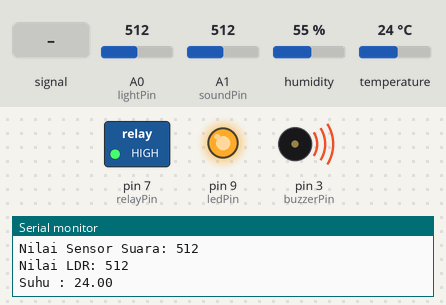
A sketch run on a simulated Arduino Mega 2560, built with avr-gcc and run on an emulated ATmega2560. On the bench: switched loads named in the sketch (green lamp = pin HIGH), output pins drawn as LEDs (lit = HIGH), buzzer (waves = sounding, pin HIGH), the last lines printed to the serial monitor. The test bench sets the inputs (shaded band); at power-on: temperature 24 °C, A0 (lightPin) = 512, A1 (soundPin) = 512, humidity 55 %.

Above: at 1.2 s.
1.3 s: A1 (soundPin) fed a 200 Hz sine of ±460 counts around its level
At 6.9 s:
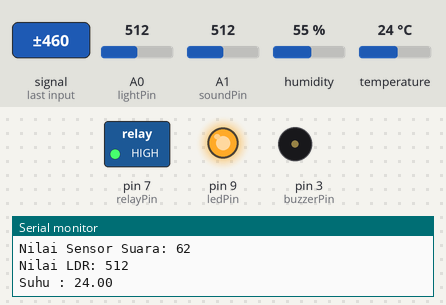
7.3 s: temperature set to 26 °C
9.6 s: temperature set to 29 °C
At 10.6 s:
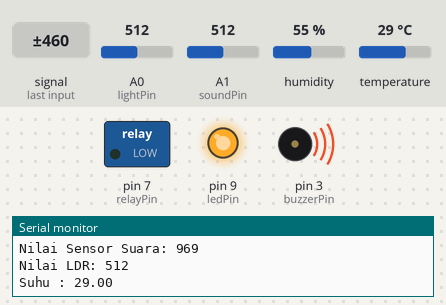
15.6 s: A0 (lightPin) set to 483
At 19.4 s:
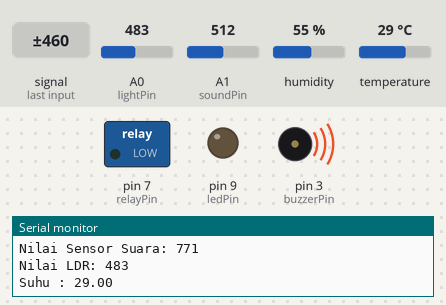
19.7 s: temperature set to 12 °C
At 20.7 s:
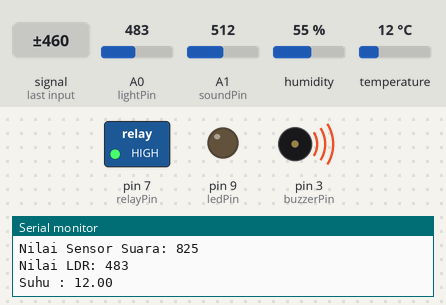
25.7 s: temperature set to 28 °C
At 26.9 s:
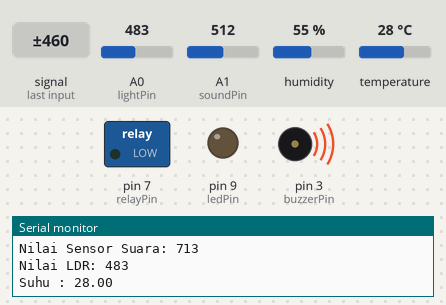
Timing chart, 0 to 28.7 s (numbered marks = the images above; inputs shaded):
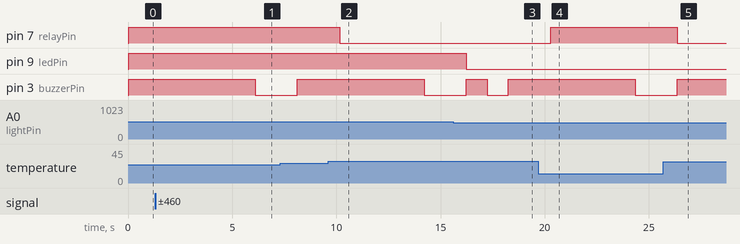

The sketch:

code_sistan_Kel05.ino
```cpp
#include <Adafruit_Sensor.h>
#include <DHT.h>
#include <DHT_U.h>

//#include <DHT.h>         // Library untuk sensor suhu DHT
#define DHTPIN 2           // Pin data sensor suhu terhubung ke pin 2 Arduino Mega
#define DHTTYPE DHT11      // Tipe sensor suhu (DHT11 atau DHT22)
DHT dht(DHTPIN, DHTTYPE);  // Inisialisasi objek sensor suhu DHT

const int lightPin = A0;   // Pin sensor cahaya terhubung ke pin analog A0
const int soundPin = A1;   // Pin sensor suara terhubung ke pin analog A1
const int relayPin = 7;    // Pin relay terhubung ke pin digital 7
const int buzzerPin = 3;   // Pin buzzer terhubung ke pin digital 8
const int ledPin = 9;      // Pin LED merah terhubung ke pin digital 9
const int suhu = 13;

void suara(int soundValue){
  if(soundValue > 200){
    digitalWrite(buzzerPin, HIGH);
  }
  else if (soundValue < 200){
    digitalWrite(buzzerPin, LOW);
  }
}

void temperature(float suhu){
  if (suhu > 27.00){
    digitalWrite(relayPin, LOW);
  }
  else if (suhu < 27.00){
    digitalWrite(relayPin, HIGH);
  }
}

void ldr(int ldrValue){
  if (ldrValue > 500){
    digitalWrite(ledPin, HIGH);
  }
  else {
    digitalWrite(ledPin, LOW);
  }
}

void setup() {
  // put your setup code here, to run once:
  Serial.begin(9600);
  dht.begin();
//  pinMode(lightPin, INPUT)
//  pinMode(soundPin, INPUT);
  pinMode(relayPin, OUTPUT);
  pinMode(buzzerPin, OUTPUT);
  pinMode(ledPin, OUTPUT);
  digitalWrite(buzzerPin, LOW);

}

void loop() {
  //kode untuk sensor suara
  int soundValue = analogRead(soundPin); // Membaca nilai analog dari pin sensor suara
  Serial.print("Nilai Sensor Suara: ");
  Serial.println(soundValue); // Menampilkan nilai sensor suara di monitor serial


  //kode untuk sensor ldr
  int ldrValue = analogRead(lightPin); // Membaca nilai analog dari pin sensor LDR
  Serial.print("Nilai LDR: ");
  Serial.println(ldrValue); // Menampilkan nilai LDR di monitor serial


  // put your main code here, to run repeatedly:
  float suhu = dht.readTemperature();
  int lightValue = analogRead(lightPin);

  Serial.print("Suhu : ");
  Serial.println(suhu);


  temperature(suhu);
  ldr(ldrValue);
  suara(soundValue);
  delay(1000);

}
```

Measured:
- the behaviour switches between 27 and 28 °C on temperature (found by bisection; images 1 and 2)
- the behaviour switches between 501 and 500 on A0 (lightPin) (found by bisection; images 2 and 3)
- after the input at 1.3 s, pin 3 (buzzerPin): HIGH → LOW after 4.8 s
- after the input at 9.6 s, pin 7 (relayPin): HIGH → LOW after 0.56 s
- after the input at 15.6 s, pin 9 (ledPin): HIGH → LOW after 0.63 s
- after the input at 19.7 s, pin 7 (relayPin): LOW → HIGH after 0.59 s
- after the input at 25.7 s, pin 7 (relayPin): HIGH → LOW after 0.66 s
